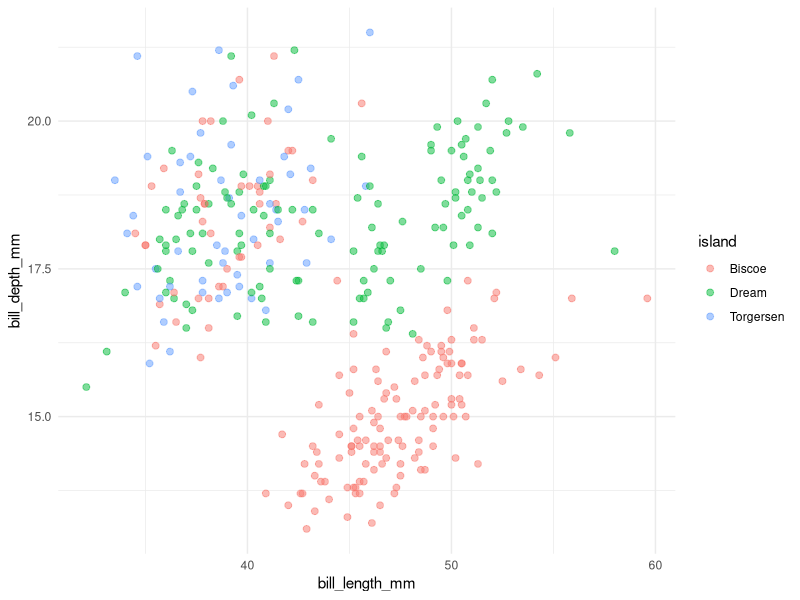

The R source for this figure: (Note: this script raises an error after producing the figure.)
library(tidyverse)
library(palmerpenguins)

glimpse(penguins)

penguins %>% distinct(species)

penguins %>% 
  select(where(is.numeric))

penguins %>% 
  ggplot(aes(bill_length_mm, bill_depth_mm)) +
  geom_point(aes(color = island),
             size = 2,
             alpha = 0.5) +
  theme_minimal()

ggplot(penguins, 
       aes(x = .data[[input$x_axis]], y = .data[[input$y_axis]],
           size = input$point_size)) +
  geom_point(aes(color = .data[[input$scatterplot_color]])) +
  theme_bw()

